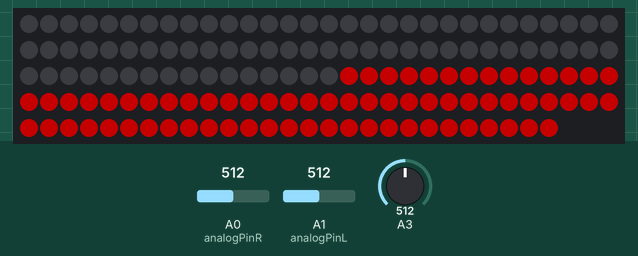
This sketch was run on a simulated Arduino Uno, built with avr-gcc and run on an emulated ATmega328P. Shown: 147 RGB LEDs in strip order, left to right, continuing on the next row. The inputs (shaded band) are chosen by the test bench; at power-on: A1 (analogPinL) = 512, A0 (analogPinR) = 512, A3 = 512. Dim RGB values are drawn brighter than linear.

Above: at 1.2 s.
1.3 s: A1 (analogPinL) set to 599
2.8 s: A1 (analogPinL) set to 625
At 2.82 s:
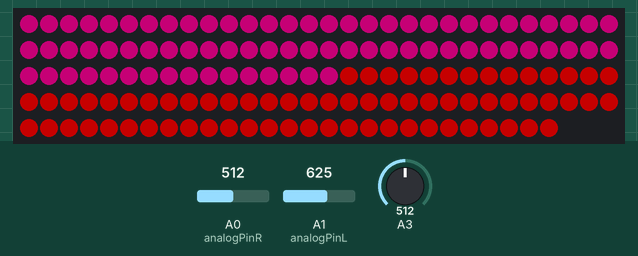
At 4.0 s:
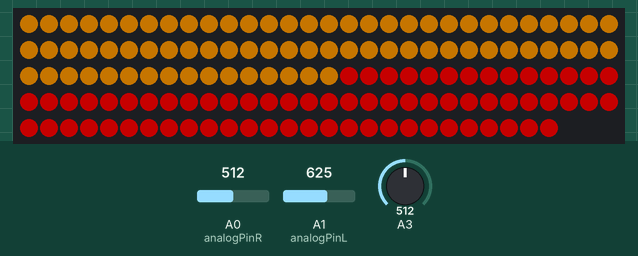
4.3 s: A1 (analogPinL) set to 511
Timing chart, 0 to 7.3 s (numbered marks = the images above; inputs shaded):
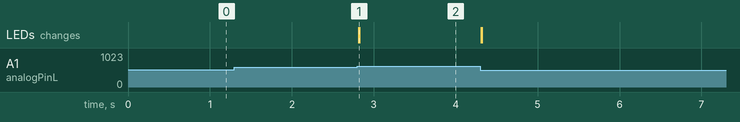

The sketch:

MSGEQ7_Top_Frequency.ino
```cpp
//code from https://github.com/jdbugman/anduino-neopixel/blob/master/soundNeo/soundNeo.ino
#include <Adafruit_NeoPixel.h>
#define PIN 5
Adafruit_NeoPixel strip = Adafruit_NeoPixel(147, PIN, NEO_GRB + NEO_KHZ800); //first number controls the amount of pixels you have (add 4 so the drip falls off the edge)

int led_strip_length = 150;    //select 1 thru 10

//values for MSGEQ7 Chip
int analogPinL = 1; // read from multiplexer using analog input 0
int analogPinR = 0; // read from multiplexer using analog input 0
int strobePin = 4; // strobe is attached to digital pin 2
int resetPin = 5; // reset is attached to digital pin 3
int spectrumValueL[6];
int spectrumValueR[6]; // to hold a2d values
int previousSpectrumValueL[6]; // to hold a2d values
int previousSpectrumValueR[6]; // to hold a2d values
int global_brightness = 96; // Sets global brightness, i.e. 64 is 1/4 brightness.
int useColor[2];
int num;


void setup() {
  Serial.begin(9600); // print to serial monitor
  strip.begin();
  strip.show(); // Initialize all pixels to 'off'
  pinMode(analogPinL, INPUT);
  pinMode(analogPinR, INPUT);
  pinMode(strobePin, OUTPUT);
  pinMode(resetPin, OUTPUT);
  analogReference(DEFAULT);
  digitalWrite(resetPin, LOW);
  digitalWrite(strobePin, HIGH);
}

void loop() {
   sevenWaves();
}


void sevenWaves(){

  digitalWrite(resetPin, HIGH);
  digitalWrite(resetPin, LOW);
  int changeL, changeR = 0;
  int changePinL, changePinR = 0;
  int k,i,r,g,b;

  //get readings from chip
  for (i = 0; i < 7; i++)
  {
    previousSpectrumValueL[i] = spectrumValueL[i];
    previousSpectrumValueR[i] = spectrumValueR[i];
    digitalWrite(strobePin, LOW);
    delayMicroseconds(30); // to allow the output to settle
    spectrumValueL[i] = analogRead(analogPinL);
    spectrumValueR[i] = analogRead(analogPinR);

    //figure out which pin changed the most since last reading
    if( abs(previousSpectrumValueL[i]-spectrumValueL[i]) > changeL)
    {
        changeL = abs(previousSpectrumValueL[i]-spectrumValueL[i]);
        if( spectrumValueL[i] > 100 && changeL > 100 && i !=0)
          changePinL = i;
    }

    //figure out which pin changed the most since last reading
    if( abs(previousSpectrumValueR[i]-spectrumValueR[i]) > changeR)
    {
        changeR = abs(previousSpectrumValueR[i]-spectrumValueR[i]);
        if( spectrumValueR[i] > 100 && changeR > 100 && i !=0)
          changePinR = i;
    }

  }

   num = changePinR;
   get_color();

    if(changePinR > 0)
    {
      for (k = 0; k <=75; k++)
      {
        strip.setPixelColor(k, useColor[0], useColor[1], useColor[2]);
      }
    }

   num = changePinL;
   get_color();

    if(changePinL > 0)
    {
      for (k = 76; k <=150; k++)
      {
        strip.setPixelColor(k, useColor[0], useColor[1], useColor[2]);
      }
    }


   //if(changePin > 0)
  // {
   digitalWrite(strobePin, HIGH);
  // }


  strip.setBrightness(global_brightness);
  strip.show();

}

void get_color()
{
  int r,g,b;

  // RGB for bands 1-7
    if(num==0)
    {
      r = 255; g = 0; b = 0;
    }
    if(num==1)
    {
      r = 255; g = 153; b= 0;
    }
    if(num==2)
    {
      r = 255; g = 255; b = 0;
    }
    if(num==3)
    {
      r = 0; g = 255; b = 0;
    }
    if(num==4)
    {
      r = 0; g = 255; b = 255;
    }
    if(num==5)
    {
      r = 0; g = 0 ; b = 255;
    }
    if(num==6)
    {
      r = 255; g = 0; b = 153;
    }

    useColor[0] = r;
    useColor[1] = g;
    useColor[2] = b;
}
```

Measured:
- the behaviour switches between 612 and 613 on A1 (analogPinL) (found by bisection; images 0 and 1)
- after the input at 1.3 s, every drawn part: stays the same
- after the input at 2.8 s, the LEDs: change at once (image 1)
